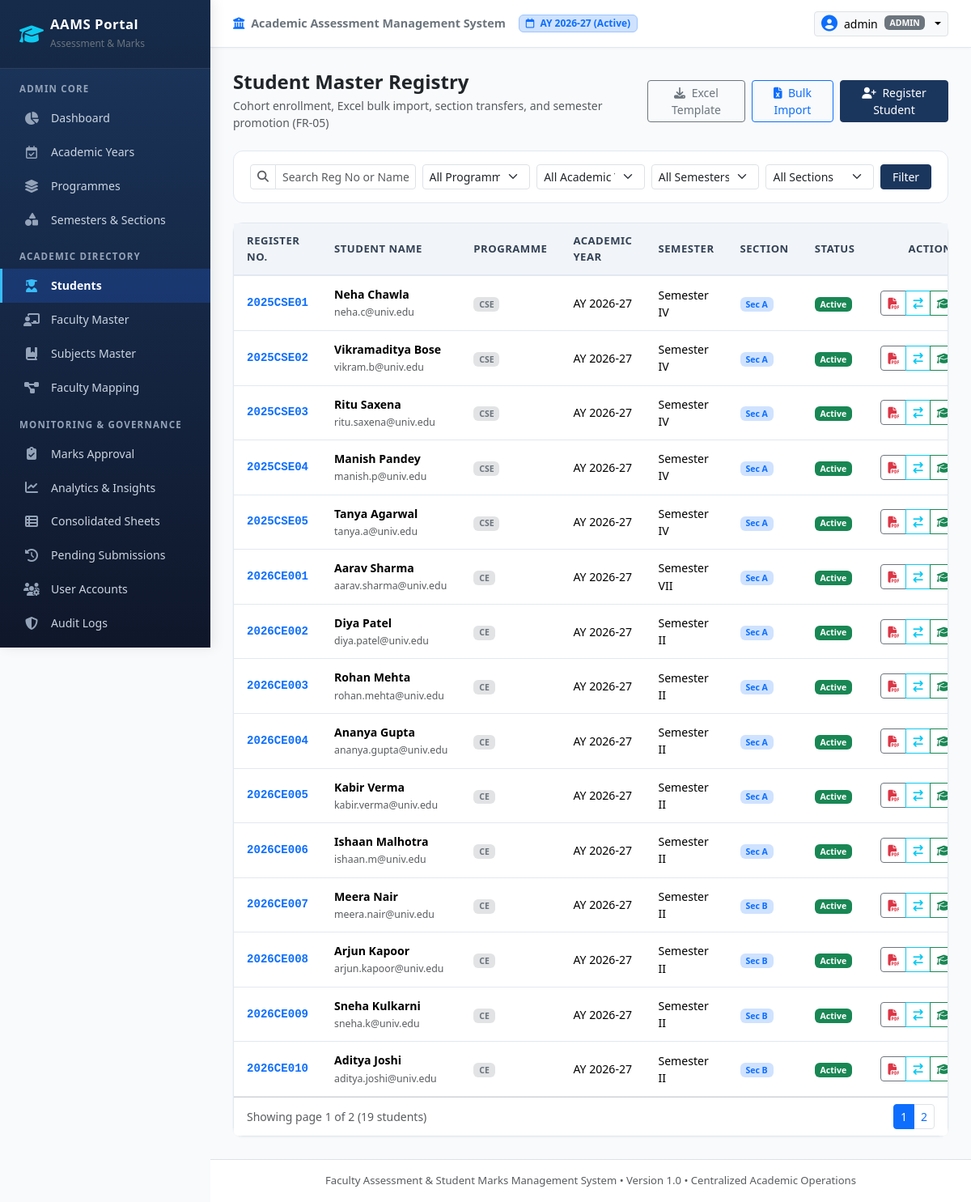
Page /admin/students (signed in) on the earlier database version.
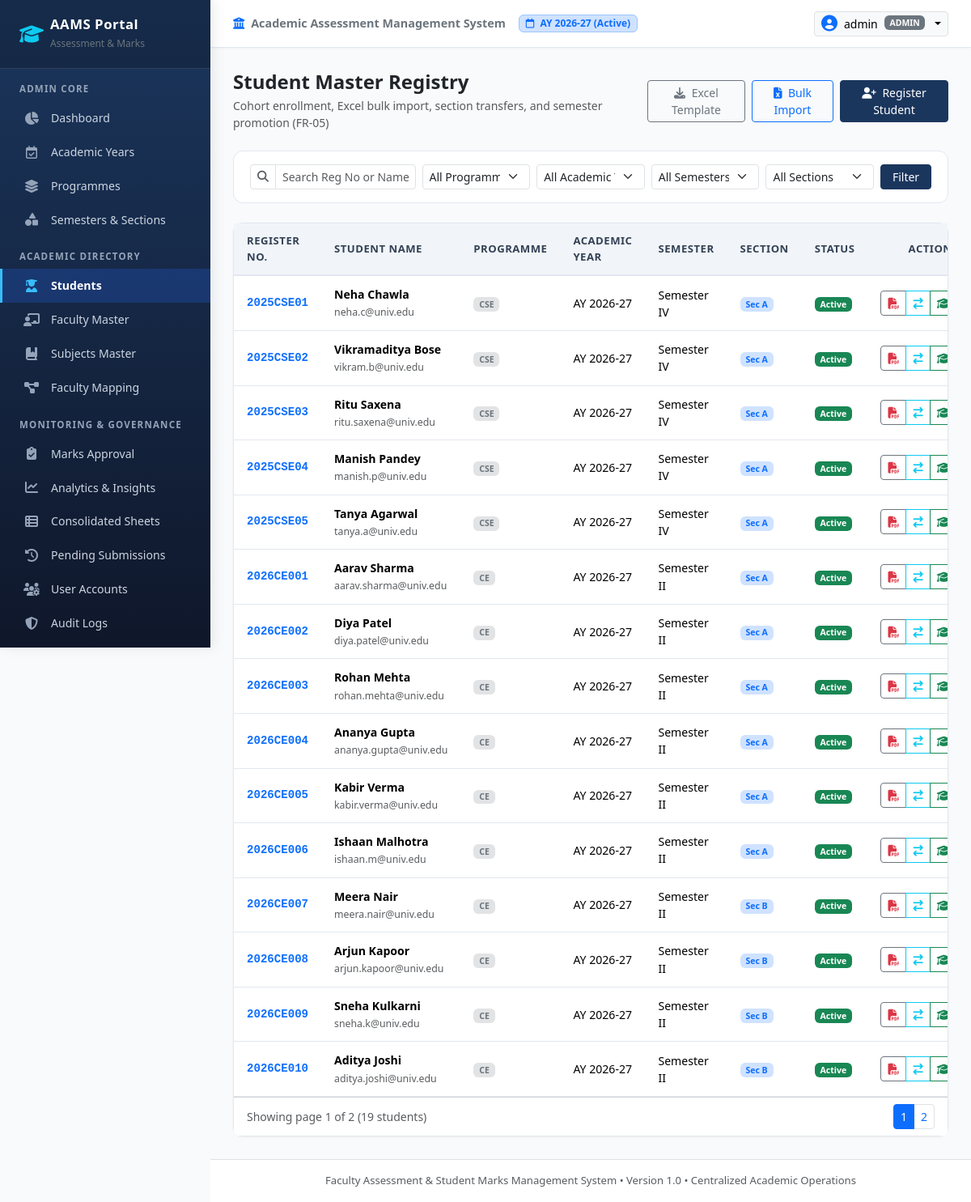
Same page on the later database version.
### app/models/user.py (models this page shows, shortened)
class Student(db.Model):
    __tablename__ = 'students'
    id = db.Column(db.Integer, primary_key=True)
    student_id_code = db.Column(db.String(50), nullable=True)  # System identifier
    register_number = db.Column(db.String(50), unique=True, nullable=False, index=True)  # e.g. 2026CE001
    student_name = db.Column(db.String(120), nullable=False)
    programme_id = db.Column(db.Integer, db.ForeignKey('programmes.id'), nullable=False)
    academic_year_id = db.Column(db.Integer, db.ForeignKey('academic_years.id'), nullable=False)
    current_semester_id = db.Column(db.Integer, db.ForeignKey('semesters.id'), nullable=False)
    section_id = db.Column(db.Integer, db.ForeignKey('sections.id'), nullable=False)
    email = db.Column(db.String(120), nullable=True)
    status = db.Column(db.String(20), default='Active', nullable=False)  # Active / Inactive
    created_at = db.Column(db.DateTime, default=datetime.utcnow)
    updated_at = db.Column(db.DateTime, default=datetime.utcnow, onupdate=datetime.utcnow)
    programme = db.relationship('Programme', backref='students')
    academic_year = db.relationship('AcademicYear', backref='students')
    current_semester = db.relationship('Semester', backref='students')
    section = db.relationship('Section', backref='students')
    marks = db.relationship('Mark', back_populates='student', cascade='all, delete-orphan')

### app/models/academic.py (models this page shows, shortened)
class Semester(db.Model):
    __tablename__ = 'semesters'
    id = db.Column(db.Integer, primary_key=True)
    number = db.Column(db.Integer, unique=True, nullable=False)  # 1 to 8
    name = db.Column(db.String(30), nullable=False)  # e.g. 'Semester II' or 'Semester IV'
    is_active = db.Column(db.Boolean, default=True, nullable=False)
    sections = db.relationship('Section', back_populates='semester', cascade='all, delete-orphan')
    subjects = db.relationship('Subject', back_populates='semester', cascade='all, delete-orphan')
    mappings = db.relationship('FacultySubjectMapping', back_populates='semester', cascade='all, delete-orphan')

class Programme(db.Model):
    __tablename__ = 'programmes'
    id = db.Column(db.Integer, primary_key=True)
    code = db.Column(db.String(20), unique=True, nullable=False, index=True)  # e.g., 'CE', 'CSD', 'CSE', 'IT'
    name = db.Column(db.String(120), nullable=False)  # e.g., 'Computer Engineering'
    description = db.Column(db.String(255), nullable=True)
    is_active = db.Column(db.Boolean, default=True, nullable=False)
    created_at = db.Column(db.DateTime, default=datetime.utcnow)
    sections = db.relationship('Section', back_populates='programme', cascade='all, delete-orphan')
    subjects = db.relationship('Subject', back_populates='programme', cascade='all, delete-orphan')
    mappings = db.relationship('FacultySubjectMapping', back_populates='programme', cascade='all, delete-orphan')

class AcademicYear(db.Model):
    __tablename__ = 'academic_years'
    id = db.Column(db.Integer, primary_key=True)
    year_code = db.Column(db.String(30), unique=True, nullable=False, index=True)  # e.g., '2026-27'
    start_date = db.Column(db.Date, nullable=False)
    end_date = db.Column(db.Date, nullable=False)
    status = db.Column(db.String(20), default='Active', nullable=False)  # 'Active', 'Archived', 'Upcoming'
    created_at = db.Column(db.DateTime, default=datetime.utcnow)
    sections = db.relationship('Section', back_populates='academic_year', cascade='all, delete-orphan')
    mappings = db.relationship('FacultySubjectMapping', back_populates='academic_year', cascade='all, delete-orphan')

class Section(db.Model):
    __tablename__ = 'sections'
    id = db.Column(db.Integer, primary_key=True)
    programme_id = db.Column(db.Integer, db.ForeignKey('programmes.id'), nullable=False)
    academic_year_id = db.Column(db.Integer, db.ForeignKey('academic_years.id'), nullable=False)
    semester_id = db.Column(db.Integer, db.ForeignKey('semesters.id'), nullable=False)
    name = db.Column(db.String(20), nullable=False)  # 'A', 'B', etc.
    is_active = db.Column(db.Boolean, default=True, nullable=False)
    created_at = db.Column(db.DateTime, default=datetime.utcnow)
    __table_args__ = (
        db.UniqueConstraint('programme_id', 'academic_year_id', 'semester_id', 'name', name='uq_programme_year_sem_section'),
    )
    programme = db.relationship('Programme', back_populates='sections')
    academic_year = db.relationship('AcademicYear', back_populates='sections')
    semester = db.relationship('Semester', back_populates='sections')
    mappings = db.relationship('FacultySubjectMapping', back_populates='section', cascade='all, delete-orphan')
    @property
    def display_name(self):
        return f"{self.programme.code} - Sem {self.semester.number} - Sec {self.name}"

### app/routes/admin.py (the view, shortened to what this page needs)
@admin_bp.route('/students', methods=['GET', 'POST'])
@login_required
@admin_required
def students():
    search = request.args.get('search', '').strip()
    prog_id = request.args.get('programme_id', type=int)
    year_id = request.args.get('academic_year_id', type=int)
    sem_id = request.args.get('semester_id', type=int)
    sec_id = request.args.get('section_id', type=int)
    page = request.args.get('page', 1, type=int)
    q = Student.query
    if search:
        q = q.filter((Student.register_number.ilike(f'%{search}%')) | (Student.student_name.ilike(f'%{search}%')))
    if prog_id:
        q = q.filter_by(programme_id=prog_id)
    if year_id:
        q = q.filter_by(academic_year_id=year_id)
    if sem_id:
        q = q.filter_by(current_semester_id=sem_id)
    if sec_id:
        q = q.filter_by(section_id=sec_id)
    students_pagination = q.order_by(Student.register_number.asc()).paginate(page=page, per_page=15, error_out=False)
    programmes = Programme.query.filter_by(is_active=True).all()
    academic_years = AcademicYear.query.order_by(AcademicYear.start_date.desc()).all()
    semesters = Semester.query.order_by(Semester.number.asc()).all()
    sections = Section.query.filter_by(is_active=True).all()
    return render_template(
        'admin/students.html',
        pagination=students_pagination,
        programmes=programmes,
        academic_years=academic_years,
        semesters=semesters,
        sections=sections,
        search=search,
        selected_filters={'prog_id': prog_id, 'year_id': year_id, 'sem_id': sem_id, 'sec_id': sec_id}
    )

### app/models/user.py (called while the page is built)
    @property
    def is_admin(self):
        return self.role == 'admin'

### app/templates/admin/students.html (shortened to what the changed rows need)
{% extends "base.html" %}
{% block content %}
<div class="card card-custom">
  <div class="table-responsive">
    <table class="table table-custom">
      <thead>
        <tr>
          <th>Register No.</th>
          <th>Student Name</th>
          <th>Programme</th>
          <th>Academic Year</th>
          <th>Semester</th>
          <th>Section</th>
          <th>Status</th>
          <th class="text-end">Actions</th>
        </tr>
      </thead>
      <tbody>
        {% for s in pagination.items %}
          <tr>
            <td class="fw-bold font-monospace text-primary">{{ s.register_number }}</td>
            <td>
              <div class="fw-semibold">{{ s.student_name }}</div>
              <small class="text-muted">{{ s.email or '-' }}</small>
            </td>
            <td><span class="badge bg-secondary-subtle text-secondary">{{ s.programme.code }}</span></td>
            <td>AY {{ s.academic_year.year_code }}</td>
            <td>{{ s.current_semester.name }}</td>
            <td><span class="badge bg-primary-subtle text-primary">Sec {{ s.section.name }}</span></td>
            <td>
              {% if s.status == 'Active' %}
                <span class="badge bg-success">Active</span>
              {% else %}
                <span class="badge bg-secondary">Inactive</span>
              {% endif %}
            </td>
            <td class="text-end">
              <div class="btn-group btn-group-sm">
                <a href="{{ url_for('reports.export_student_pdf', student_id=s.id) }}" class="btn btn-outline-secondary" title="Download Grade Card PDF">
                  <i class="fa-solid fa-file-pdf text-danger"></i>
                </a>
                <button type="button" class="btn btn-outline-info" data-bs-toggle="modal" data-bs-target="#transferModal{{ s.id }}" title="Transfer Section">
                  <i class="fa-solid fa-arrow-right-arrow-left"></i>
                </button>
                <button type="button" class="btn btn-outline-success" data-bs-toggle="modal" data-bs-target="#promoteModal{{ s.id }}" title="Promote Semester">
                  <i class="fa-solid fa-graduation-cap"></i>
                </button>
              </div>
            </td>
          </tr>
        {% else %}
          <tr>
            <td colspan="8" class="text-center py-4 text-muted">No students matching criteria found.</td>
          </tr>
        {% endfor %}
      </tbody>
    </table>
  </div>
</div>
{% endblock %}

Differences in the rows shown:
changed Student "2026CE001": current_semester.name "Semester VII" → "Semester II"
